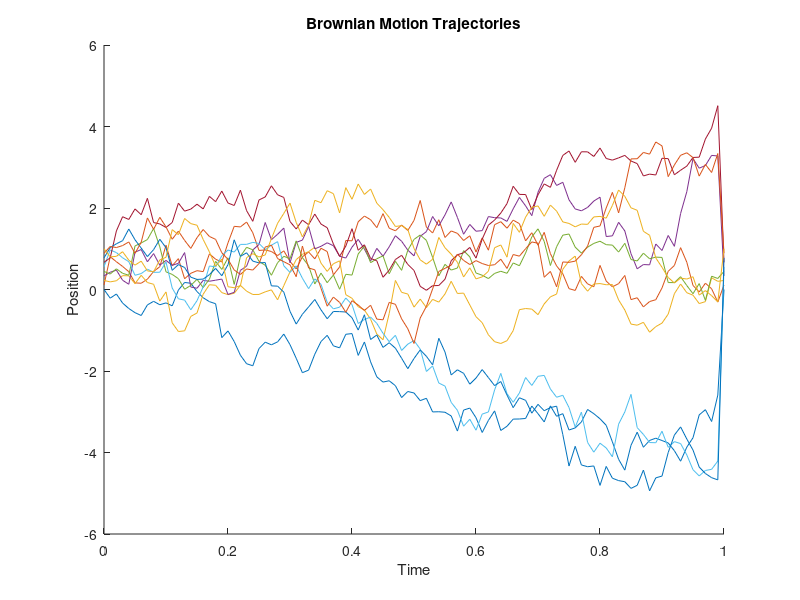

MATLAB code to generate this figure:
clear 
clc 
addpath('C:\Users\arm20dh\OneDrive\Documents\GitHub\Braid_Groups_Visualization\braidlab-master');
warning('off','BRAIDLAB:braid:entropy:noconv'); 

% initialize variables for braid diagram
N = 10;
x0= [0:1/(N-1):1;zeros(1,N)]; 
mu=zeros(2,1); 
sigma = 3;
sigma_matrix=sigma*eye(2);    
T0=0; dt=0.01; Tf=1; t=T0:dt:Tf;
num_steps = length(t);
trajectories = zeros(N,2,length(t));

% simulate Brownian motion
for i = 1:N
    % Brownian motion initialization (start at x0b(i))
    x = zeros(2, num_steps);
    x(:, 1) = x0(:, i);  % Set the initial position as x0b(i)
    for j = 2:num_steps
        % Brownian motion increment
        dB = sqrt(dt) * randn(2, 1); 
        
        % Brownian motion update with drift and volatility
        x(:, j) = x(:, j-1) + mu * dt + sigma_matrix * dB;
    end
    
    % Enforce the constraint of the endpoint being equal to x0b(i)
    final_point = x0(:, i); % The endpoint should be x0b(i)
    x(:, end) = final_point;  % Set the final point directly to x0b(i)
    
    % store the trajectory for the i-th path
    trajectories(i, :, :) = x;
end

% permute the dimensions to be compatible with a braid
trajectories = permute(trajectories,[3,2,1]);

% plot the generated random Brownian motion trajectories
figure;
hold on;
for i = 1:N
    plot(t, squeeze(trajectories(:, 1, i)));
end
xlabel('Time');
ylabel('Position');
title('Brownian Motion Trajectories');
hold off;